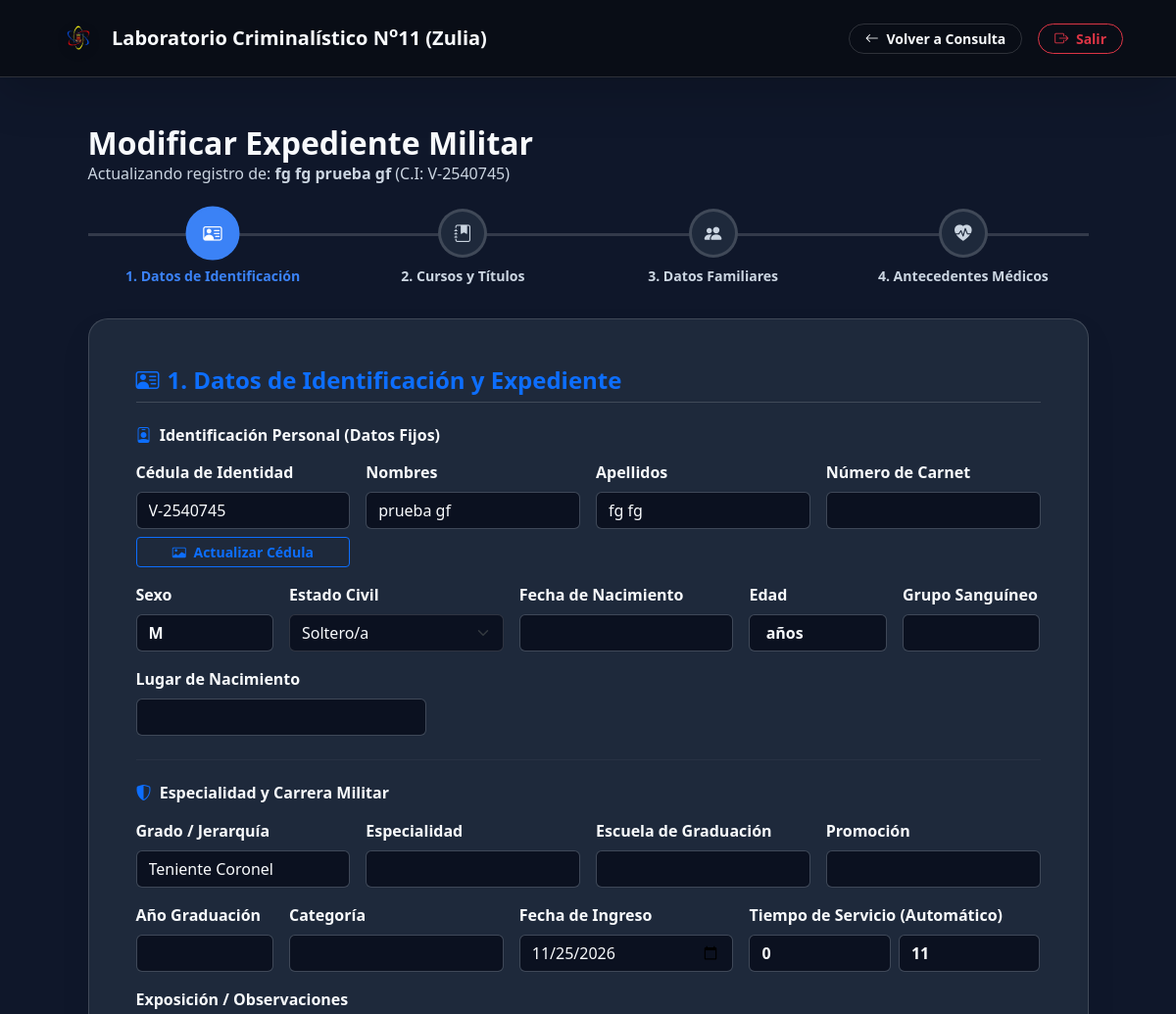
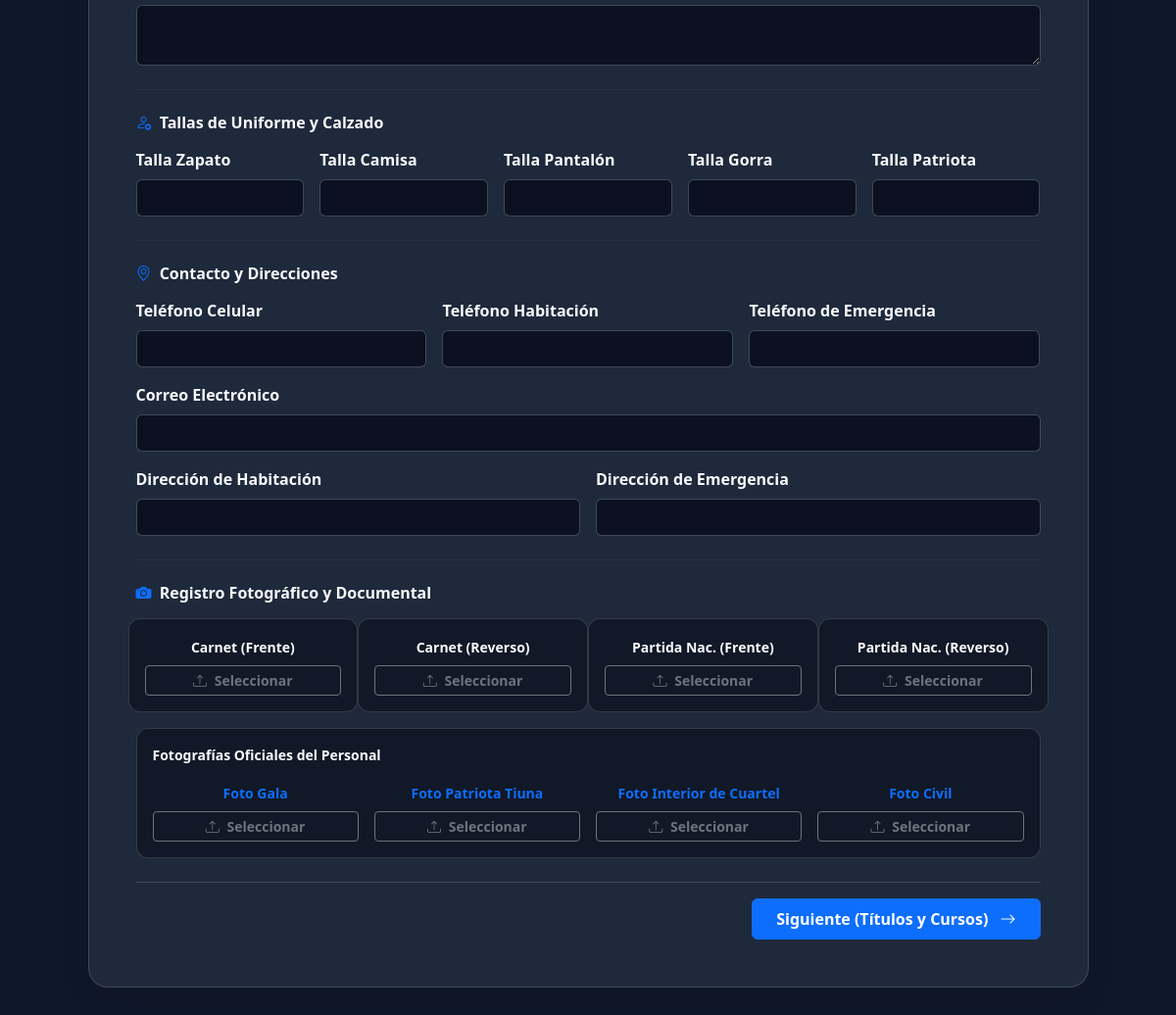
The app's page /gnb/editar_personal.php?id=6 (signed in) with its own data (2 pictures, top to bottom).
### tables this page shows
CREATE TABLE `personal` (
  `id` int(11) NOT NULL,
  `numero_carnet` varchar(50) DEFAULT NULL,
  `unidad_brigada` varchar(150) DEFAULT 'LABORATORIO CRIMINALISTICO NRO. 11',
  `destacamento_batallon` varchar(100) DEFAULT 'SLCCT',
  `componente` varchar(100) DEFAULT 'GNB',
  `grado` varchar(100) DEFAULT NULL,
  `apellidos` varchar(100) DEFAULT NULL,
  `nombres` varchar(100) DEFAULT NULL,
  `cedula` varchar(30) NOT NULL,
  `sexo` char(1) DEFAULT 'M',
  `antecedentes_observaciones` text DEFAULT NULL,
  `lugar_nacimiento` varchar(150) DEFAULT NULL,
  `fecha_nacimiento` date DEFAULT NULL,
  `promocion` varchar(150) DEFAULT NULL,
  `escuela_graduacion` varchar(150) DEFAULT NULL,
  `fecha_ingreso` date DEFAULT NULL,
  `categoria` varchar(50) DEFAULT NULL,
  `especialidad` varchar(100) DEFAULT NULL,
  `ano_graduacion` int(11) DEFAULT NULL,
  `estado_civil` varchar(50) DEFAULT 'Soltero/a',
  `edad` int(11) DEFAULT NULL,
  `grupo_sang` varchar(10) DEFAULT NULL,
  `anos_servicio` int(11) DEFAULT 0,
  `meses_servicio` int(11) DEFAULT 0,
  `talla_zapato` varchar(10) DEFAULT NULL,
  `talla_camisa` varchar(10) DEFAULT NULL,
  `talla_pantalon` varchar(10) DEFAULT NULL,
  `talla_gorra` varchar(10) DEFAULT NULL,
  `talla_patriota` varchar(10) DEFAULT NULL,
  `direccion` text DEFAULT NULL,
  `direccion_emergencia` text DEFAULT NULL,
  `telefono_celular` varchar(30) DEFAULT NULL,
  `telefono_habitacion` varchar(30) DEFAULT NULL,
  `correo` varchar(150) DEFAULT NULL,
  `contacto_emergencia_telefono` varchar(30) DEFAULT NULL,
  `creado_en` timestamp NOT NULL DEFAULT current_timestamp()
);

### gnb/editar_personal.php (the view, shortened to what the rows shown need)
<?php
require_once 'conexion.php';
$id = $_GET['id'] ?? null;
$stmt = $pdo->prepare("SELECT * FROM personal WHERE id = ?");
$stmt->execute([$id]);
$persona = $stmt->fetch(PDO::FETCH_ASSOC);
?>
<!DOCTYPE html>
<html lang="es">
<head>
    <link href="css/bootstrap.min.css" rel="stylesheet">
    <link href="css/bootstrap-icons.css" rel="stylesheet">
</head>
<body>
    <div class="container py-5">
        <div class="row justify-content-center">
            <div class="col-lg-11">
                <div class="d-flex justify-content-between align-items-center mb-4">
                    <div>
                        <h2 class="fw-bold mb-0" style="color: var(--text-main);">Modificar Expediente Militar</h2>
                        <p class="mb-0" style="color: var(--text-muted);">Actualizando registro de: <strong><?php echo htmlspecialchars(($persona['apellidos'] ?? '') . ' ' . ($persona['nombres'] ?? '')); ?></strong> (C.I: <?php echo htmlspecialchars($persona['cedula'] ?? ''); ?>)</p>
                    </div>
                </div>
                <div class="card step-card p-4 p-md-5">
                    <form id="formPersonal" action="editar_personal.php?id=<?php echo $id; ?>" method="POST" enctype="multipart/form-data">
                        <div id="seccion-1" class="seccion-formulario activa">
                            <div class="row g-3 mb-4">
                                <div class="col-md-3">
                                    <label class="form-label fw-semibold">Cédula de Identidad</label>
                                    <input type="text" class="form-control" value="<?php echo htmlspecialchars($persona['cedula'] ?? ''); ?>" readonly disabled>
                                    <div class="mt-2">
                                        <label for="foto_cedula" class="btn btn-sm btn-outline-primary w-100 fw-semibold">
                                        </label>
                                    </div>
                                </div>
                                <div class="col-md-3">
                                    <label class="form-label fw-semibold">Nombres</label>
                                    <input type="text" class="form-control" value="<?php echo htmlspecialchars($persona['nombres'] ?? ''); ?>" readonly disabled>
                                </div>
                                <div class="col-md-3">
                                    <label class="form-label fw-semibold">Apellidos</label>
                                    <input type="text" class="form-control" value="<?php echo htmlspecialchars($persona['apellidos'] ?? ''); ?>" readonly disabled>
                                </div>
                                <div class="col-md-2">
                                    <label class="form-label fw-semibold">Sexo</label>
                                    <input type="text" class="form-control fw-bold text-primary" value="<?php echo htmlspecialchars($persona['sexo'] ?? ''); ?>" readonly disabled>
                                </div>
                            </div>
                            <div class="row g-3 mb-4">
                                <div class="col-md-3">
                                    <label for="grado" class="form-label fw-semibold">Grado / Jerarquía</label>
                                    <input type="text" class="form-control" id="grado" name="grado" value="<?php echo htmlspecialchars($persona['grado'] ?? ''); ?>">
                                </div>
                                <div class="col-md-3">
                                    <label for="fecha_ingreso" class="form-label fw-semibold">Fecha de Ingreso</label>
                                    <input type="date" class="form-control" id="fecha_ingreso" name="fecha_ingreso" value="<?php echo htmlspecialchars($persona['fecha_ingreso'] ?? ''); ?>" onchange="calcularTiempoServicio()">
                                </div>
                                <div class="col-md-4">
                                    <div class="row g-2">
                                        <div class="col-6">
                                            <input type="number" class="form-control fw-bold text-success" id="meses_servicio" name="meses_servicio" value="<?php echo htmlspecialchars($persona['meses_servicio'] ?? ''); ?>" placeholder="Meses" readonly>
                                        </div>
                                    </div>
                                </div>
                            </div>
                        </div>
                    </form>
                </div>
            </div>
        </div>
    </div>
</body>
</html>

### records on screen
personal: apellidos+nombres "fg fg prueba gf", cedula "V-2540745", nombres "prueba gf", apellidos "fg fg", sexo "M", grado "Teniente Coronel", fecha_ingreso "11/25/2026", meses_servicio "11"

### other values on screen
form field estado_civil "Soltero/a"
